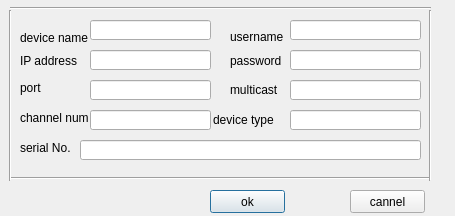
<?xml version="1.0" encoding="UTF-8"?>
<ui version="4.0">
 <class>DeviceAttrClass</class>
 <widget class="QDialog" name="DeviceAttrClass">
  <property name="geometry">
   <rect>
    <x>0</x>
    <y>0</y>
    <width>455</width>
    <height>216</height>
   </rect>
  </property>
  <property name="windowTitle">
   <string>DeviceAttr</string>
  </property>
  <widget class="QLineEdit" name="usrname_lineEdit">
   <property name="geometry">
    <rect>
     <x>290</x>
     <y>20</y>
     <width>131</width>
     <height>20</height>
    </rect>
   </property>
  </widget>
  <widget class="QPushButton" name="sure_pushButton">
   <property name="geometry">
    <rect>
     <x>210</x>
     <y>190</y>
     <width>75</width>
     <height>23</height>
    </rect>
   </property>
   <property name="text">
    <string>ok</string>
   </property>
  </widget>
  <widget class="QLabel" name="label_9">
   <property name="geometry">
    <rect>
     <x>20</x>
     <y>140</y>
     <width>61</width>
     <height>16</height>
    </rect>
   </property>
   <property name="text">
    <string>serial No.</string>
   </property>
  </widget>
  <widget class="QLineEdit" name="SID_lineEdit">
   <property name="geometry">
    <rect>
     <x>80</x>
     <y>140</y>
     <width>341</width>
     <height>20</height>
    </rect>
   </property>
  </widget>
  <widget class="QLineEdit" name="nodename_lineEdit">
   <property name="geometry">
    <rect>
     <x>90</x>
     <y>20</y>
     <width>121</width>
     <height>20</height>
    </rect>
   </property>
  </widget>
  <widget class="QLabel" name="label_6">
   <property name="geometry">
    <rect>
     <x>213</x>
     <y>110</y>
     <width>71</width>
     <height>20</height>
    </rect>
   </property>
   <property name="text">
    <string>device type</string>
   </property>
  </widget>
  <widget class="QLineEdit" name="devType_lineEdit">
   <property name="geometry">
    <rect>
     <x>290</x>
     <y>110</y>
     <width>131</width>
     <height>20</height>
    </rect>
   </property>
  </widget>
  <widget class="QLabel" name="label_4">
   <property name="geometry">
    <rect>
     <x>20</x>
     <y>110</y>
     <width>71</width>
     <height>16</height>
    </rect>
   </property>
   <property name="text">
    <string>channel num</string>
   </property>
  </widget>
  <widget class="QLineEdit" name="McastIP_lineEdit">
   <property name="geometry">
    <rect>
     <x>290</x>
     <y>80</y>
     <width>131</width>
     <height>20</height>
    </rect>
   </property>
  </widget>
  <widget class="QLineEdit" name="ip_lineEdit">
   <property name="geometry">
    <rect>
     <x>90</x>
     <y>50</y>
     <width>121</width>
     <height>20</height>
    </rect>
   </property>
  </widget>
  <widget class="QLabel" name="label_2">
   <property name="geometry">
    <rect>
     <x>20</x>
     <y>50</y>
     <width>61</width>
     <height>21</height>
    </rect>
   </property>
   <property name="text">
    <string>IP address</string>
   </property>
  </widget>
  <widget class="Line" name="line_2">
   <property name="geometry">
    <rect>
     <x>10</x>
     <y>170</y>
     <width>421</width>
     <height>16</height>
    </rect>
   </property>
   <property name="orientation">
    <enum>Qt::Horizontal</enum>
   </property>
  </widget>
  <widget class="QPushButton" name="cancel_pushButton">
   <property name="geometry">
    <rect>
     <x>350</x>
     <y>190</y>
     <width>75</width>
     <height>23</height>
    </rect>
   </property>
   <property name="text">
    <string>cannel</string>
   </property>
  </widget>
  <widget class="Line" name="line_4">
   <property name="geometry">
    <rect>
     <x>420</x>
     <y>10</y>
     <width>21</width>
     <height>171</height>
    </rect>
   </property>
   <property name="orientation">
    <enum>Qt::Vertical</enum>
   </property>
  </widget>
  <widget class="QLineEdit" name="port_lineEdit">
   <property name="geometry">
    <rect>
     <x>90</x>
     <y>80</y>
     <width>121</width>
     <height>20</height>
    </rect>
   </property>
  </widget>
  <widget class="QLabel" name="label_8">
   <property name="geometry">
    <rect>
     <x>230</x>
     <y>30</y>
     <width>54</width>
     <height>13</height>
    </rect>
   </property>
   <property name="text">
    <string>username</string>
   </property>
  </widget>
  <widget class="QLabel" name="label_7">
   <property name="geometry">
    <rect>
     <x>230</x>
     <y>50</y>
     <width>51</width>
     <height>21</height>
    </rect>
   </property>
   <property name="text">
    <string>password</string>
   </property>
  </widget>
  <widget class="Line" name="line_3">
   <property name="geometry">
    <rect>
     <x>0</x>
     <y>10</y>
     <width>20</width>
     <height>171</height>
    </rect>
   </property>
   <property name="orientation">
    <enum>Qt::Vertical</enum>
   </property>
  </widget>
  <widget class="QLabel" name="label_3">
   <property name="geometry">
    <rect>
     <x>20</x>
     <y>80</y>
     <width>41</width>
     <height>16</height>
    </rect>
   </property>
   <property name="text">
    <string>port</string>
   </property>
  </widget>
  <widget class="QLabel" name="label">
   <property name="geometry">
    <rect>
     <x>20</x>
     <y>30</y>
     <width>71</width>
     <height>16</height>
    </rect>
   </property>
   <property name="text">
    <string>device name</string>
   </property>
  </widget>
  <widget class="QLineEdit" name="channelNum_lineEdit">
   <property name="geometry">
    <rect>
     <x>90</x>
     <y>110</y>
     <width>121</width>
     <height>20</height>
    </rect>
   </property>
  </widget>
  <widget class="QLabel" name="label_5">
   <property name="geometry">
    <rect>
     <x>230</x>
     <y>80</y>
     <width>61</width>
     <height>20</height>
    </rect>
   </property>
   <property name="text">
    <string>multicast</string>
   </property>
  </widget>
  <widget class="Line" name="line">
   <property name="geometry">
    <rect>
     <x>10</x>
     <y>0</y>
     <width>421</width>
     <height>16</height>
    </rect>
   </property>
   <property name="orientation">
    <enum>Qt::Horizontal</enum>
   </property>
  </widget>
  <widget class="QLineEdit" name="passwd_lineEdit">
   <property name="geometry">
    <rect>
     <x>290</x>
     <y>50</y>
     <width>131</width>
     <height>20</height>
    </rect>
   </property>
  </widget>
 </widget>
 <layoutdefault spacing="6" margin="11"/>
 <resources/>
 <connections/>
</ui>
